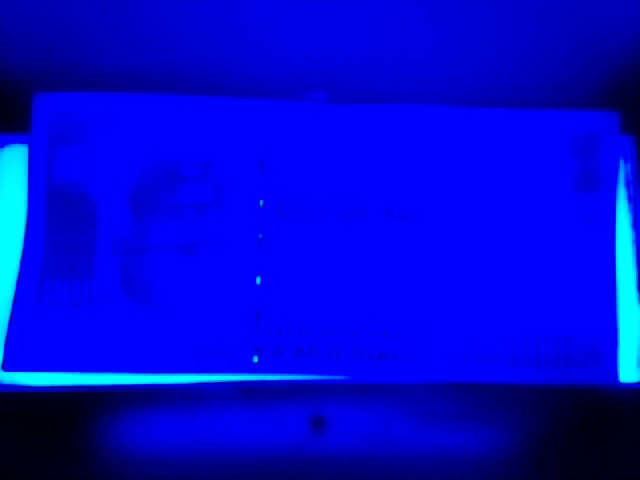
#> input picture Bounding-box-extraction/test2.jpg, 640 x 480 px
$ python script.py
#> lines starting #> are read from the running program, lines starting #| are printed output that depends on the picture; after the words box and inside, x2 and y2 are one past the last pixel; in counts of white or black regions, pixels touching at a corner belong together
import numpy as np
import cv2

original_image = cv2.imread("test2.jpg")
#> original_image is the input picture: shape (480, 640, 3); mean B, G, R 209.4, 8.8, 0.3
image = original_image.copy()

gray = cv2.cvtColor(image, cv2.COLOR_BGR2GRAY)
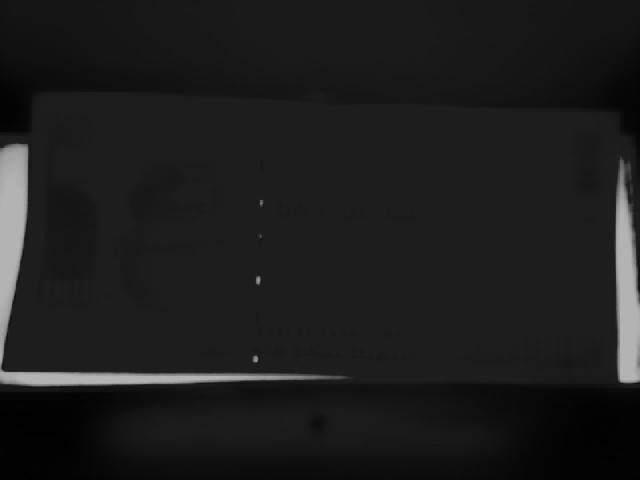
#> gray: shape (480, 640); min 1, max 180, mean 29.1
blurred = cv2.GaussianBlur(gray, (3, 3), 0)
thresh = cv2.adaptiveThreshold(blurred, 255,cv2.ADAPTIVE_THRESH_MEAN_C, cv2.THRESH_BINARY, 11, 3)
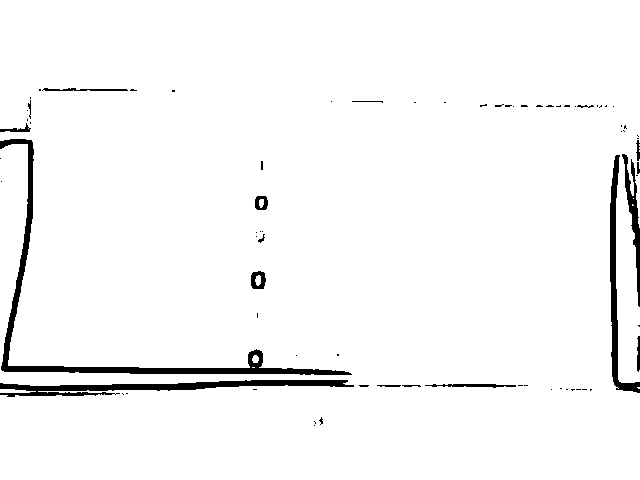
#> thresh: shape (480, 640); 96.8% white; 76 black regions (58 under 20 px), largest, box (x1, y1, x2, y2) and area: (0, 139, 352, 375) 3652, (0, 380, 354, 397) 2418, (610, 155, 640, 393) 1536
kernel = cv2.getStructuringElement(cv2.MORPH_RECT, (3, 3))
dilate = cv2.dilate(thresh, kernel, iterations = 1)
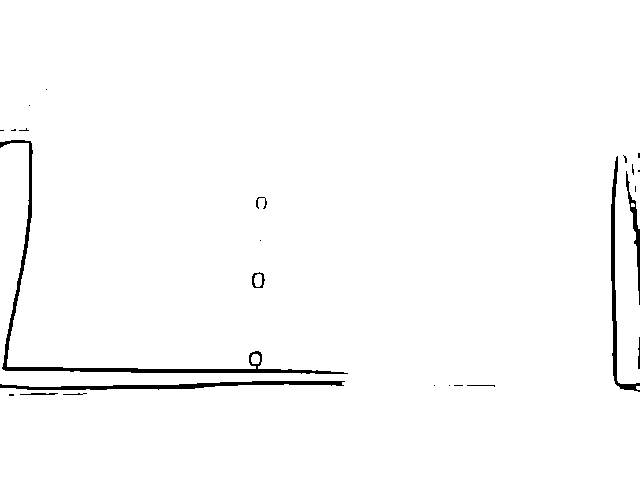
#> dilate: shape (480, 640); 98.3% white; 25 black regions (15 under 20 px)

cv2.imshow("thresh", thresh)
cv2.imshow("dilate", dilate)

# Find contours in the image
cnts = cv2.findContours(dilate.copy(), cv2.RETR_TREE, cv2.CHAIN_APPROX_SIMPLE)
#> cnts = 25 contours, 13 with area under 20; largest, box (x1, y1, x2, y2) and area: (0, 0, 640, 480) 299664, (251, 271, 266, 289) 194, (19, 392, 59, 396) 97, (254, 274, 262, 287) 72, (251, 354, 260, 364) 64
cnts = cnts[0] if len(cnts) == 2 else cnts[1]

contours = []

threshold_min_area = 400
threshold_max_area = 3000

for c in cnts:
    x,y,w,h = cv2.boundingRect(c)
    area = cv2.contourArea(c)
    if area > threshold_min_area and area < threshold_max_area:
        # cv2.drawContours(original_image,[c], 0, (0,255,0), 3)
        cv2.rectangle(original_image, (x,y), (x+w, y+h), (0,255,0),1)
        px_area = w * h

        # [4 lines of commented-out code are left out]

        print(px_area)
        # sub = original_image[y: y + h, x: x + w].copy()
        # cv2.imshow("{}".format(x + y + x * y), sub)
        # cv2.waitKey(0)

        print((x, x+w), (y, y+h))
        contours.append(c)
#> this loop made 25 passes
#> (x, y, w, h, area) on passes 2, 4, 7, 8, 9, 13, 14, 16, 17, 19, 20, 23: (251, 354, 9, 10, 64), (0, 0, 640, 480, 299664.5), (62, 392, 22, 4, 42), (19, 392, 40, 4, 97), (466, 384, 30, 4, 57.5), (251, 271, 15, 18, 194), (254, 274, 8, 13, 72.5), (262, 197, 6, 13, 29.5), (255, 196, 11, 14, 44.5), (631, 163, 4, 13, 26), (623, 155, 5, 9, 22), (18, 127, 12, 5, 23)
#> after the loop, contours = []

cv2.imshow("detected", original_image)
print('contours detected: {}'.format(len(contours)))
#| contours detected: 0
cv2.waitKey(0)

$ run again, with Bounding-box-extraction/test1.jpg copied over Bounding-box-extraction/test2.jpg
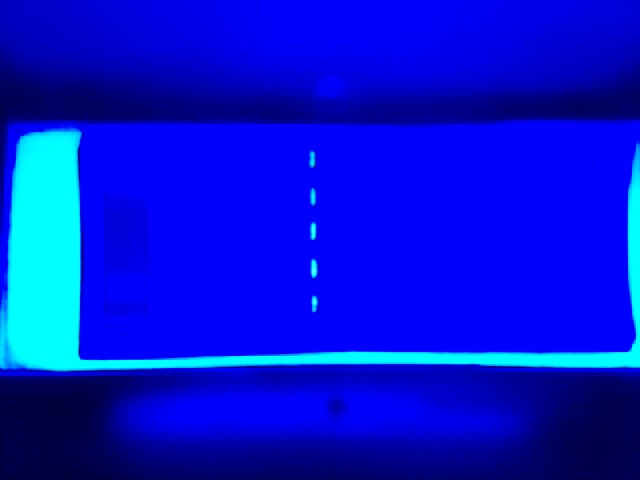
#> input picture Bounding-box-extraction/test1.jpg, 640 x 480 px
#> original_image is the input picture: shape (480, 640, 3); mean B, G, R 212.6, 20.9, 0.4
#> `thresh = cv2.adaptiveThreshold(blurred, 255,cv2.ADAPTIVE_THRESH_MEAN_C..`:
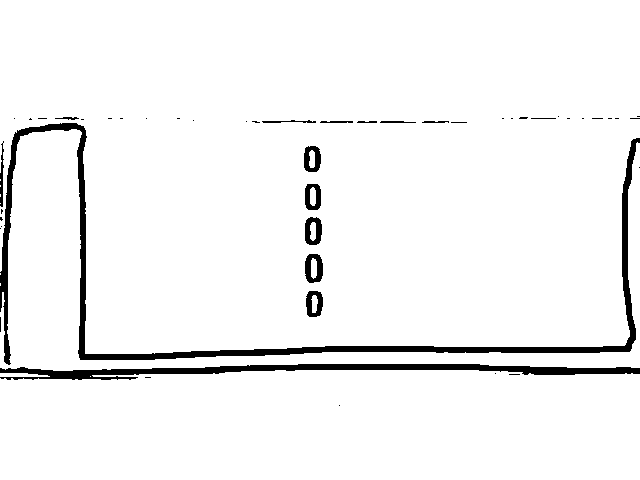
#> thresh: shape (480, 640); 95.5% white; 48 black regions (33 under 20 px), largest, box (x1, y1, x2, y2) and area: (0, 123, 640, 365) 7572, (0, 364, 640, 380) 4164, (305, 254, 323, 283) 344
#> `dilate = cv2.dilate(thresh, kernel, iterations = 1)`:
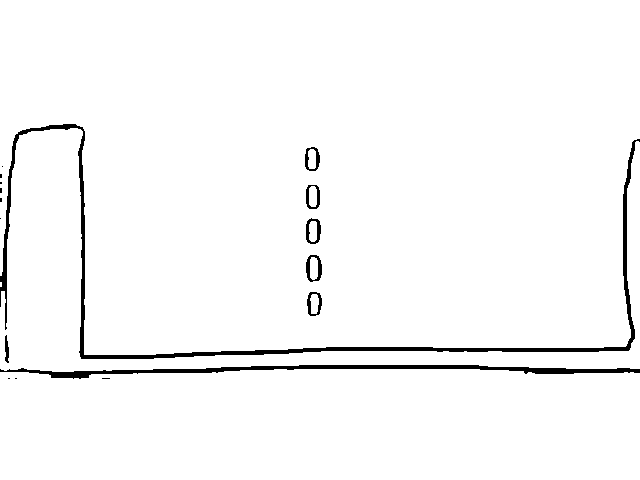
#> dilate: shape (480, 640); 97.3% white; 17 black regions (9 under 20 px)
#> cnts = 19 contours, 5 with area under 20; largest, box (x1, y1, x2, y2) and area: (0, 0, 640, 355) 201966, (0, 369, 640, 480) 68555, (0, 128, 640, 372) 26336, (305, 254, 323, 283) 398, (305, 217, 322, 245) 366
#> the loop `for c in cnts:` made 19 passes
#> (x, y, w, h, area) on passes 1, 6, 7, 8, 9, 10, 11, 12: (0, 369, 640, 111, 68555), (0, 128, 640, 244, 26336), (4, 334, 6, 30, 110.5), (0, 0, 640, 355, 201965.5), (306, 291, 17, 26, 334.5), (310, 294, 9, 20, 121.5), (305, 254, 18, 29, 398), (310, 257, 8, 23, 142.5)
#> after the loop `for c in cnts:`: contours = []
#| contours detected: 0

$ run again, with Bounding-box-extraction/test3.jpg copied over Bounding-box-extraction/test2.jpg
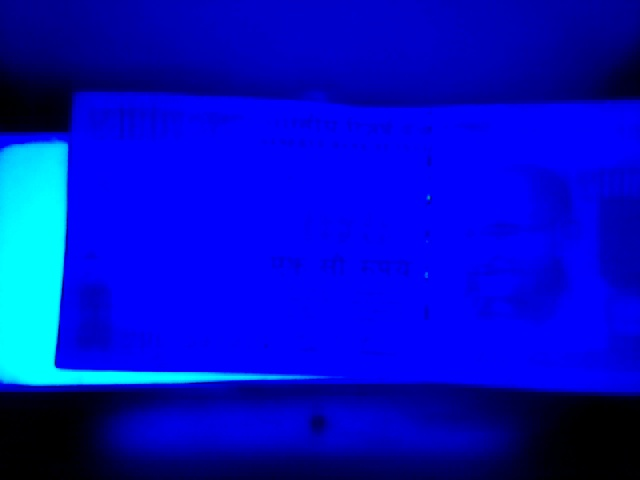
#> input picture Bounding-box-extraction/test3.jpg, 640 x 480 px
#> original_image is the input picture: shape (480, 640, 3); mean B, G, R 198.2, 14, 0.2
#> `thresh = cv2.adaptiveThreshold(blurred, 255,cv2.ADAPTIVE_THRESH_MEAN_C..`:
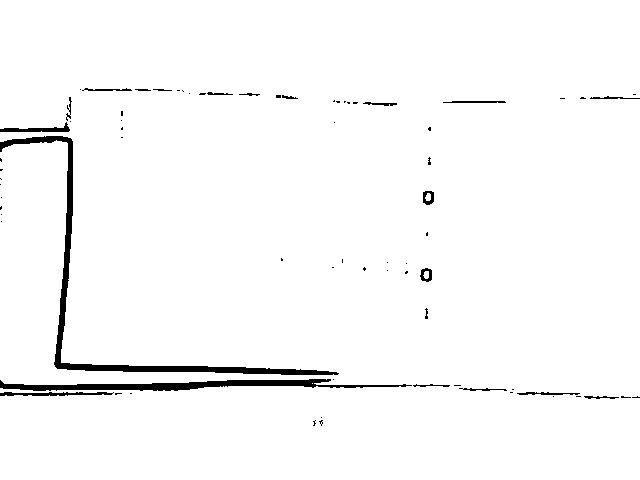
#> thresh: shape (480, 640); 97.6% white; 73 black regions (52 under 20 px), largest, box (x1, y1, x2, y2) and area: (0, 136, 339, 375) 3309, (0, 379, 412, 391) 2181, (0, 392, 114, 396) 302
#> `dilate = cv2.dilate(thresh, kernel, iterations = 1)`:
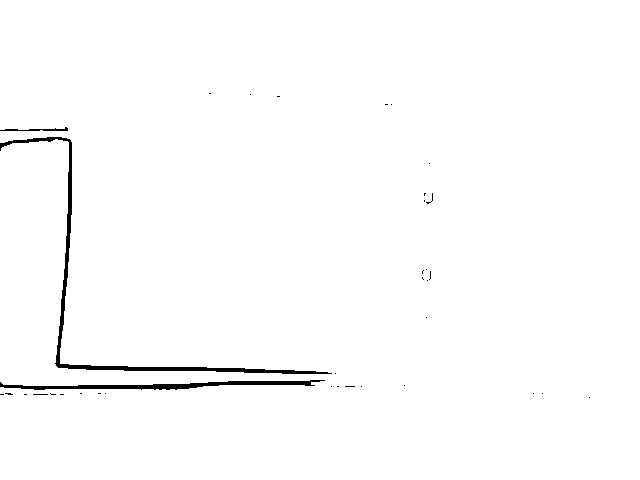
#> dilate: shape (480, 640); 98.8% white; 36 black regions (33 under 20 px)
#> cnts = 39 contours, 36 with area under 20; largest, box (x1, y1, x2, y2) and area: (0, 0, 640, 480) 301658, (32, 393, 49, 396) 30, (344, 385, 356, 388) 20
#> the loop `for c in cnts:` made 39 passes
#> (x, y, w, h, area) on passes 1, 5, 15: (0, 0, 640, 480, 301658), (32, 393, 17, 3, 30), (344, 385, 12, 3, 20)
#> after the loop `for c in cnts:`: contours = []
#| contours detected: 0
